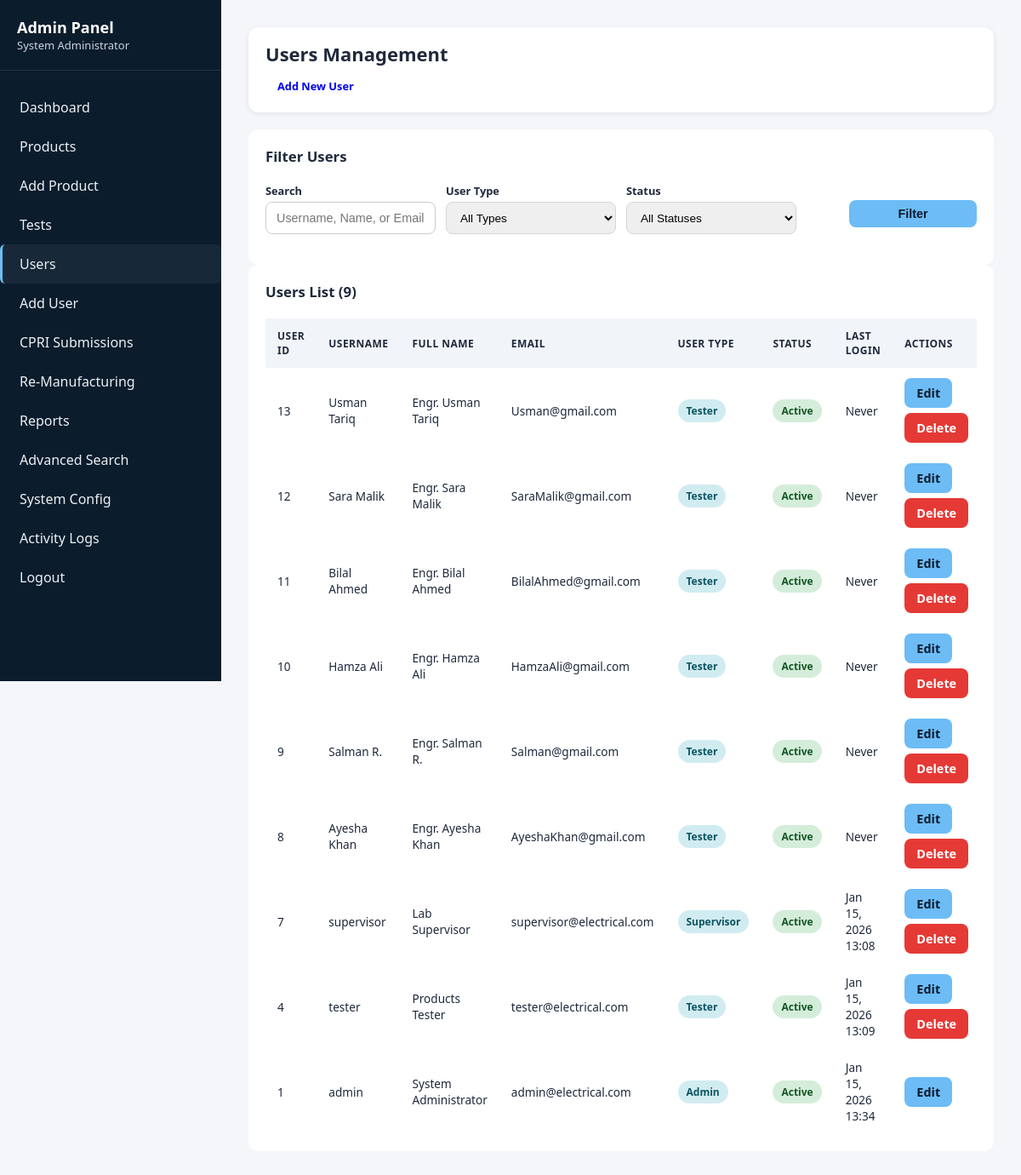
The app's page /backend/admin/users/list.php (signed in), older data.
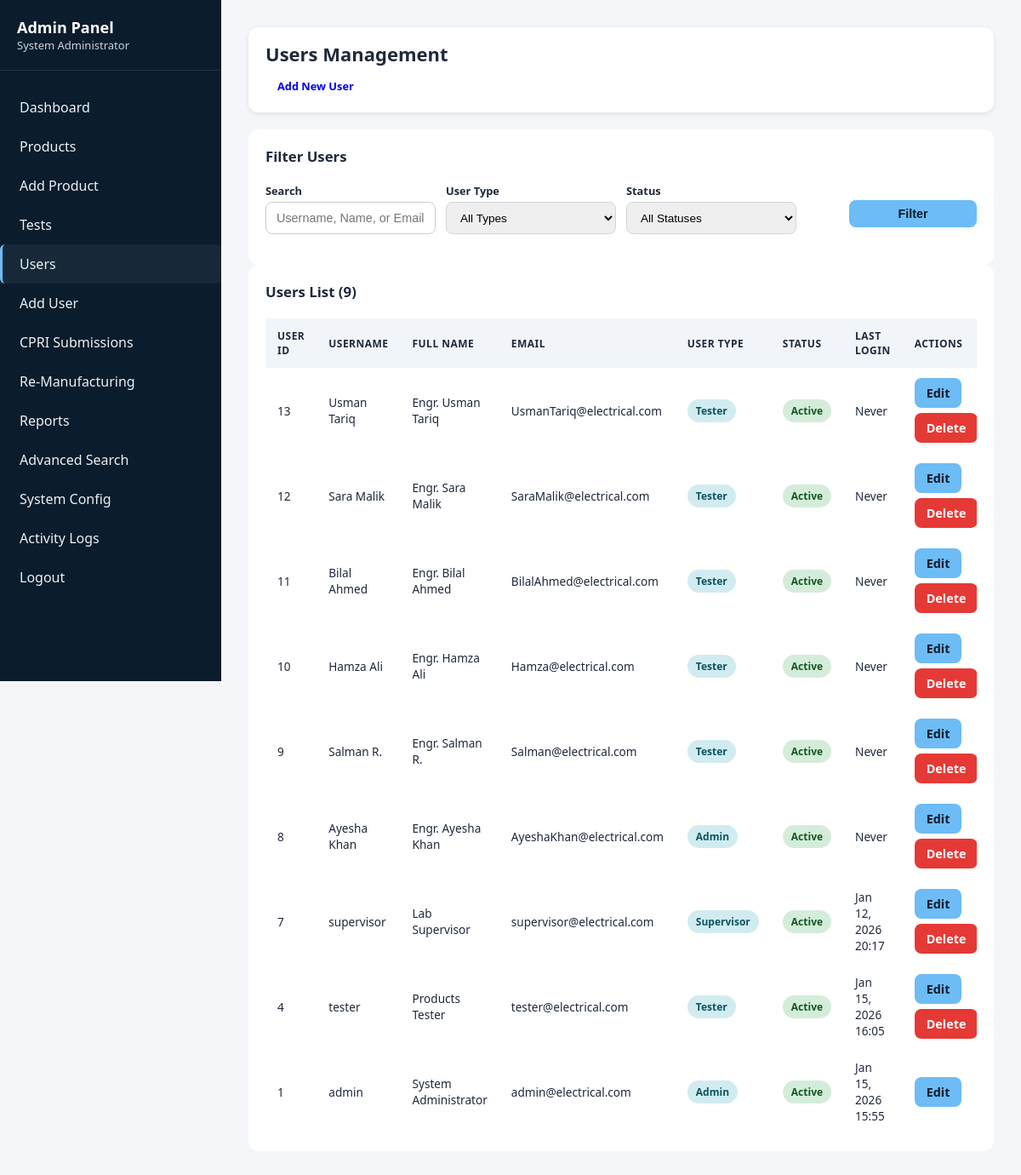
The same page, newer data.
### tables this page shows
CREATE TABLE `users` (
  `user_id` int(11) NOT NULL,
  `username` varchar(50) NOT NULL,
  `password` varchar(255) NOT NULL,
  `full_name` varchar(100) NOT NULL,
  `email` varchar(100) NOT NULL,
  `phone` varchar(15) DEFAULT NULL,
  `user_type` enum('Admin','Tester','Supervisor') NOT NULL,
  `is_active` tinyint(1) DEFAULT 1,
  `created_at` timestamp NOT NULL DEFAULT current_timestamp(),
  `last_login` timestamp NULL DEFAULT NULL
);

### backend/admin/users/list.php (the view, shortened to what this page needs)
<?php
require_once '../../config/database.php';
$status_filter = $_GET['status'] ?? '';
$search_term = $_GET['search'] ?? '';
$query = "SELECT * FROM users WHERE 1=1";
$params = [];
$types = [];
if ($status_filter !== '') {
    $query .= " AND is_active = ?";
    $params[] = $status_filter == 'active' ? 1 : 0;
    $types[] = 'i';
} else {
    $query .= " AND is_active = 1";
}
$query .= " ORDER BY created_at DESC";
$stmt = $conn->prepare($query);
$stmt->execute();
$users = $stmt->get_result()->fetch_all(MYSQLI_ASSOC);
?>
<!DOCTYPE html>
<html lang="en">
<head>
    <link rel="stylesheet" href="../../supervisor/public/style.css">
</head>
<body>
    <div class="dashboard-container">
        <aside class="sidebar">
            <div class="sidebar-header">
                <h2>Admin Panel</h2>
                <p><?php echo htmlspecialchars($_SESSION['full_name']); ?></p>
            </div>
            <ul class="sidebar-menu">
                <li><a href="../index.php">Dashboard</a></li>
                <li><a href="../products/list.php">Products</a></li>
                <li><a href="../products/add.php">Add Product</a></li>
                <li><a href="../tests/list.php">Tests</a></li>
                <li><a href="list.php" class="active">Users</a></li>
                <li><a href="add.php">Add User</a></li>
                <li><a href="../cpri/list.php">CPRI Submissions</a></li>
                <li><a href="../remanufacturing/list.php">Re-Manufacturing</a></li>
                <li><a href="../reports/index.php">Reports</a></li>
                <li><a href="../search.php">Advanced Search</a></li>
                <li><a href="../config.php">System Config</a></li>
                <li><a href="../logs.php">Activity Logs</a></li>
                <li><a href="../../logout.php">Logout</a></li>
            </ul>
        </aside>
        <main class="main-content">
            <div class="top-bar">
                <h1>Users Management</h1>
                <a href="add.php" class="btn btn-success">Add New User</a>
            </div>
            <div class="content-section">
                <h2 style="margin-bottom: 20px;">Filter Users</h2>
                <form method="GET" action="">
                    <div class="filters">
                        <div class="filter-group">
                            <label>Search</label>
                            <input type="text" name="search" value="<?php echo htmlspecialchars($search_term); ?>" placeholder="Username, Name, or Email">
                        </div>
                        <div class="filter-group">
                            <label>User Type</label>
                            <select name="type">
                                <option value="">All Types</option>
                            </select>
                        </div>
                        <div class="filter-group">
                            <label>Status</label>
                            <select name="status">
                                <option value="">All Statuses</option>
                            </select>
                        </div>
                        <div class="filter-group" style="display: flex; align-items: flex-end;">
                            <button type="submit" class="btn btn-primary" style="width: 100%;">Filter</button>
                        </div>
                    </div>
                </form>
            </div>
            <div class="content-section">
                <h2 style="margin-bottom: 20px;">Users List (<?php echo count($users); ?>)</h2>
                <div class="table-responsive">
                    <?php if (count($users) > 0): ?>
                    <table>
                        <thead>
                            <tr>
                                <th>User ID</th>
                                <th>Username</th>
                                <th>Full Name</th>
                                <th>Email</th>
                                <th>User Type</th>
                                <th>Status</th>
                                <th>Last Login</th>
                                <th>Actions</th>
                            </tr>
                        </thead>
                        <tbody>
                            <?php foreach ($users as $user): ?>
                            <tr>
                                <td><?php echo $user['user_id']; ?></td>
                                <td><?php echo htmlspecialchars($user['username']); ?></td>
                                <td><?php echo htmlspecialchars($user['full_name']); ?></td>
                                <td><?php echo htmlspecialchars($user['email']); ?></td>
                                <td>
                                    <span class="badge badge-info"><?php echo $user['user_type']; ?></span>
                                </td>
                                <td>
                                    <?php if ($user['is_active']): ?>
                                    <span class="badge badge-success">Active</span>
                                    <?php else: ?>
                                    <span class="badge badge-danger">Inactive</span>
                                    <?php endif; ?>
                                </td>
                                <td><?php echo $user['last_login'] ? date('M d, Y H:i', strtotime($user['last_login'])) : 'Never'; ?></td>
                                <td>
                                    <div class="action-btns">
                                        <a href="edit.php?id=<?php echo $user['user_id']; ?>" class="btn btn-sm btn-primary">Edit</a>
                                        <?php if ($user['user_id'] != $_SESSION['user_id']): ?>
                                        <a href="list.php?delete=<?php echo $user['user_id']; ?>"
                                           class="btn btn-sm btn-danger"
                                           class="confirm-delete" data-msg="Are you sure you want to delete this user?">Delete</a>
                                        <?php endif; ?>
                                    </div>
                                </td>
                            </tr>
                            <?php endforeach; ?>
                        </tbody>
                    </table>
                    <?php else: ?>
                    <p style="text-align: center; padding: 40px; color: #7f8c8d;">No users found.</p>
                    <?php endif; ?>
                </div>
            </div>
        </main>
    </div>
</body>
</html>

### backend/admin/users/list.php (style rules this page uses)
.filters { display: flex; flex-wrap: wrap; gap: 12px; align-items: flex-end; margin-bottom: 16px; }
.filter-group { display: flex; flex-direction: column; flex: 1 1 200px; min-width: 0; }
.filter-group label { font-size: 0.8rem; font-weight: 600; margin-bottom: 4px; color: var(--text); }
.filter-group input, .filter-group select { width: 100%; padding: 8px 12px; border-radius: 8px; border: 1px solid #d1d5db; font-size: 0.85rem; box-sizing: border-box; }
.filter-group button { background: var(--accent); color: var(--navy); border: none; border-radius: 8px; padding: 8px 14px; font-weight: 600; font-size: 0.85rem; cursor: pointer; transition: 0.3s; margin-top: 0; }
.table-responsive { overflow-x: auto; margin-top: 16px; }
table { width: 100%; border-collapse: collapse; min-width: 700px; }
table th, table td { padding: 10px 12px; font-size: 0.85rem; text-align: left; vertical-align: middle; }
table th { background: #f1f5f9; text-transform: uppercase; font-size: 0.75rem; letter-spacing: 0.03em; }
.badge { display: inline-block; padding: 5px 10px; border-radius: 14px; font-size: 0.75rem; font-weight: 600; white-space: nowrap; }
.badge-success { background: var(--success); color: var(--success-text); }
.badge-info { background: var(--info); color: var(--info-text); }
.action-btns { display: flex; flex-wrap: wrap; gap: 6px; }
.action-btns a { padding: 6px 12px; border-radius: 6px; font-size: 0.75rem; font-weight: 600; text-decoration: none; display: inline-block; text-align: center; transition: 0.3s; }
.action-btns a.btn-primary { background: var(--accent); color: var(--navy); }
.action-btns a.btn-danger { background: #e53935; color: #fff; }

Row changes from the older to the newer data that the page shows:
changed users "Usman Tariq": email "Usman@gmail.com" → "UsmanTariq@electrical.com"
changed users "Sara Malik": email "SaraMalik@gmail.com" → "SaraMalik@electrical.com"
changed users "Bilal Ahmed": email "BilalAhmed@gmail.com" → "BilalAhmed@electrical.com"
changed users "Hamza Ali": email "HamzaAli@gmail.com" → "Hamza@electrical.com"
changed users "Salman R.": email "Salman@gmail.com" → "Salman@electrical.com"
changed users "Ayesha Khan": email "AyeshaKhan@gmail.com" → "AyeshaKhan@electrical.com"; user_type "Tester" → "Admin"
changed users "supervisor": last_login "Jan 15, 2026 13:08" → "Jan 12, 2026 20:17"
changed users "tester": last_login "Jan 15, 2026 13:09" → "Jan 15, 2026 16:05"
changed users "admin": last_login "Jan 15, 2026 13:34" → "Jan 15, 2026 15:55"
